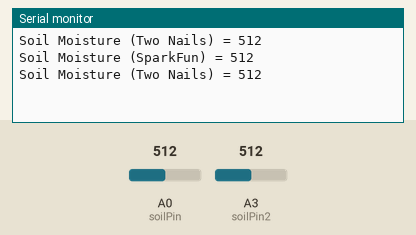
This sketch was run on a simulated Arduino Uno, built with avr-gcc and run on an emulated ATmega328P. Parts: the last lines printed to the serial monitor. Inputs (shaded band) come from the test bench; at power-on: A0 (soilPin) = 512, A3 (soilPin2) = 512.

Above: at 2.8 s.
2.9 s: A0 (soilPin) set to 716
At 3.4 s:
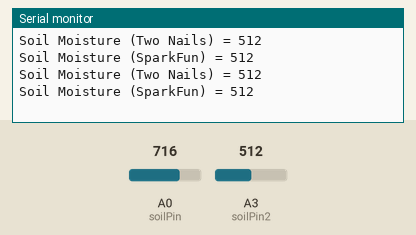
5.6 s: A3 (soilPin2) set to 716
At 6.9 s:
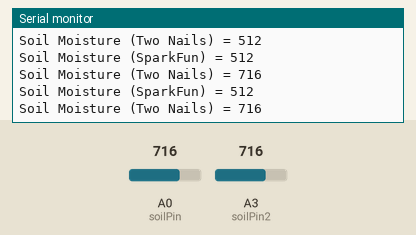
8.3 s: A0 (soilPin) set to 900
At 9.9 s:
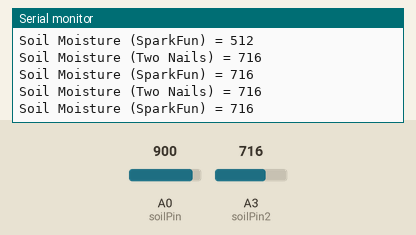
11.0 s: A3 (soilPin2) set to 900
At 11.4 s:
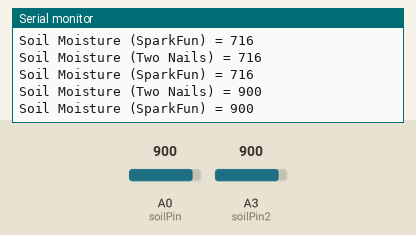
Timing chart, 0 to 14.0 s (numbered marks = the images above; inputs shaded):
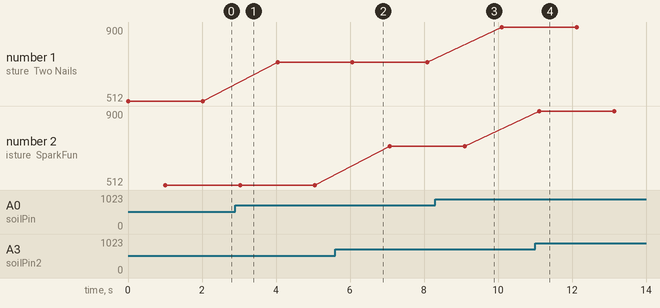

The sketch:

Soil_moisture_2_sensors.ino
```cpp
// (licence header left out)
#include <SPI.h>
#include <SD.h>

const int soilPin = A0;   // Sensor made from nails
const int soilPin2 = A3;  // The Sparkfun sensor

// Rather than powering the sensor through the 3.3V or 5V pins,
// we'll use a digital pin to power the sensor. This will
// prevent corrosion of the sensor as it sits in the soil.
const int soilPower = 7;  // Variable for Soil moisture Power
const int soilPower2 = 8;

#if 0
const int chipSelect = 4; // CS pin for the SD card
const String dataFileName = "/data/data_log.txt";

File dataFile; // Data file
#endif

void setup()
{
  Serial.begin(9600);   // open serial over USB
  while (!Serial) {
    ; // wait for serial port to connect. Needed for native USB port only
  }

  // 'Power' the resistive probe using a digital I/O pin so that the probe is only
  // powered during measurements to limit corrosion
  pinMode(soilPower, OUTPUT);   // Set D7 as an OUTPUT
  digitalWrite(soilPower, LOW); // Set to LOW so no power is flowing through the sensor

  // Repeat for the SparkFun sensor
  pinMode(soilPower2, OUTPUT);
  digitalWrite(soilPower2, LOW);

#if 0
  // Configure the SD card I/O
  if (!SD.begin(chipSelect)) {
    Serial.println("Card failed, or not present");
    // don't do anything more
    while (1);
  }

  Serial.println("card initialized.");

  // Open the data file in append mode
  dataFile = SD.open(dataFileName, FILE_WRITE);
  if (dataFile) {
    Serial.println("opened " + dataFileName);
  }
  else {
    Serial.println("error opening " + dataFileName);
    while (1);
  }
#endif
}

void loop()
{
  Serial.print("Soil Moisture (Two Nails) = ");
  // get soil moisture value from the function below and print it
  int val = readSoil(soilPower, soilPin);
  Serial.println(val);

  // delay between readings
  delay(1000);

  Serial.print("Soil Moisture (SparkFun) = ");
  // get soil moisture value from the function below and print it
  val = readSoil(soilPower2, soilPin2);
  Serial.println(val);

#if 0
  log_measurement(val);
#endif

  // This 1 second timefrme is used so you can test the sensor and see it change in real-time.
  // For in-plant applications, you will want to take readings much less frequently.
  delay(1000);
}

// This is a function used to get the soil moisture content
int readSoil(int sensorProbe, int sensorPin)
{
  int val;

    digitalWrite(sensorProbe, HIGH);//turn D7 "On"
    delay(10);//wait 10 milliseconds
    val = analogRead(sensorPin);//Read the SIG value form sensor
    digitalWrite(sensorProbe, LOW);//turn D7 "Off"
    return val;//send current moisture value
}

#if 0
void log_measurement(int val)
{
  String dataString = "date, " + String(val);

  // if the file is available, write to it:
  if (dataFile) {
    // FIXME Add a RTC to this.
    dataFile.println(dataString);
    dataFile.flush();
    // print to the serial port too:
    Serial.println(dataString);
  }
  // if the file isn't open, pop up an error:
  else {
    Serial.println("error opening " + dataFileName);
  }
}
#endif
```

Measured:
- after the input at 11.0 s, the serial monitor: prints a new line after 0.12 s (image 4)
- plotted number 1: 512 → 716 after the input at 2.9 s, 716 → 900 after the input at 8.3 s
